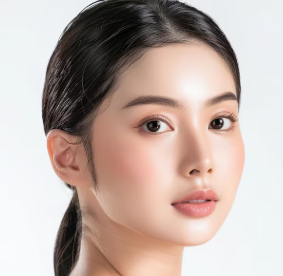
#> input picture scratch-backend/ai-service/real_eval_images/skinface1.png, 283 x 276 px; its folder holds only this picture in this run
$ python real_image_eval.py   (older library calls are emulated)
#> lines starting #> are read from the running program, lines starting #| are printed output that depends on the picture; after the words box and inside, x2 and y2 are one past the last pixel; in counts of white or black regions, pixels touching at a corner belong together
### scratch-backend/ai-service/concern_detection_eval.py
"""
Concern Detection Evaluation — Precision / Recall / F1 + Threshold Sensitivity
================================================================================
Methodology: Controlled Synthetic Stimuli with Known Ground Truth

Each concern is tested with N_POS positive and N_NEG negative images.
Images are synthetically constructed so that the exact LAB / Laplacian / HSV
properties that trigger each threshold are known precisely.

This is a standard "controlled stimuli" evaluation used in computer vision
algorithm validation when labelled real-world data is unavailable.

Outputs:
  eval_results/concern_detection_eval.csv              — per-case detail
  eval_results/concern_detection_eval_summary.json     — P/R/F1 + threshold sweep
  eval_results/figures/confusion_matrix.png
  eval_results/figures/prf1_bar.png
  eval_results/figures/threshold_sensitivity.png

Run:
  PYTHONIOENCODING=utf-8 /c/Python313/python.exe concern_detection_eval.py
"""

import sys, os, cv2, json, csv
import numpy as np
import matplotlib
matplotlib.use("Agg")           # headless — no display needed
import matplotlib.pyplot as plt
import matplotlib.patches as mpatches
from datetime import datetime

# ── Configuration ──────────────────────────────────────────────────────────────
W, H   = 640, 480
N_POS  = 50     # positive samples per concern class
N_NEG  = 50     # negative samples per concern class
OUT_DIR     = os.path.join(os.path.dirname(__file__), "eval_results")
FIGURES_DIR = os.path.join(OUT_DIR, "figures")

# Thresholds — identical to skin_analyzer.py _detect_concerns()
THR_ACNE_STD   = 10
THR_RED_MEAN   = 145
THR_DARK_DELTA = 15
THR_PORES_LAP  = 700
THR_OILY_V     = 200
THR_OILY_RATIO = 0.10

CONCERN_LABELS = [
    "Acne/Blemishes",
    "Sensitive/Redness",
    "Dark Circles",
    "Visible Pores",
    "Oily Skin",
]

# ── Mock landmarks ─────────────────────────────────────────────────────────────
POSITIONS = {
    116: (0.25, 0.48), 117: (0.27, 0.54), 118: (0.25, 0.60),
    100: (0.27, 0.65), 123: (0.30, 0.67), 147: (0.34, 0.67),
    213: (0.36, 0.60), 192: (0.32, 0.50),
    345: (0.75, 0.48), 346: (0.73, 0.54), 347: (0.75, 0.60),
    329: (0.73, 0.65), 352: (0.70, 0.67), 376: (0.66, 0.67),
    433: (0.64, 0.60), 416: (0.68, 0.50),
    226: (0.30, 0.38),  31: (0.32, 0.40), 228: (0.34, 0.39),
    229: (0.36, 0.38), 230: (0.38, 0.37), 231: (0.40, 0.38),
    232: (0.42, 0.39), 233: (0.44, 0.40), 244: (0.46, 0.38),
    446: (0.70, 0.38), 261: (0.68, 0.40), 448: (0.66, 0.39),
    449: (0.64, 0.38), 450: (0.62, 0.37), 451: (0.60, 0.38),
    452: (0.58, 0.39), 453: (0.56, 0.40), 464: (0.54, 0.38),
    10:  (0.50, 0.20), 109: (0.40, 0.25), 338: (0.60, 0.25), 9: (0.50, 0.22),
}
FOREHEAD_ROI_INDICES = [10, 109, 338, 9]


class _Lm:
    __slots__ = ("x", "y")
    def __init__(self, x, y): self.x, self.y = x, y


def make_landmarks(n=478):
    lms = [_Lm(0.5, 0.5) for _ in range(n)]
    for idx, (x, y) in POSITIONS.items():
        lms[idx] = _Lm(x, y)
    return lms


LANDMARKS = make_landmarks()


def px(idx):
    lm = LANDMARKS[idx]
    return int(lm.x * W), int(lm.y * H)


# ── Precomputed region masks ───────────────────────────────────────────────────

def _cheek_mask():
    lc = np.array([px(i) for i in [116,117,118,100,123,147,213,192]], np.int32)
    rc = np.array([px(i) for i in [345,346,347,329,352,376,433,416]], np.int32)
    m  = np.zeros((H, W), np.uint8)
    cv2.fillPoly(m, [lc, rc], 255)
    return m

def _eye_mask():
    el = np.array([px(i) for i in [226,31,228,229,230,231,232,233,244]], np.int32)
    er = np.array([px(i) for i in [446,261,448,449,450,451,452,453,464]], np.int32)
    m  = np.zeros((H, W), np.uint8)
    cv2.fillPoly(m, [el, er], 255)
    return m

def _forehead_center():
    coords = [px(i) for i in FOREHEAD_ROI_INDICES]
    cx = int(sum(c[0] for c in coords) / len(coords))
    cy = int(sum(c[1] for c in coords) / len(coords))
    return cx, cy


CHEEK_MASK     = _cheek_mask()
#> in _cheek_mask, `cv2.fillPoly(m, [lc, rc], 255)`:
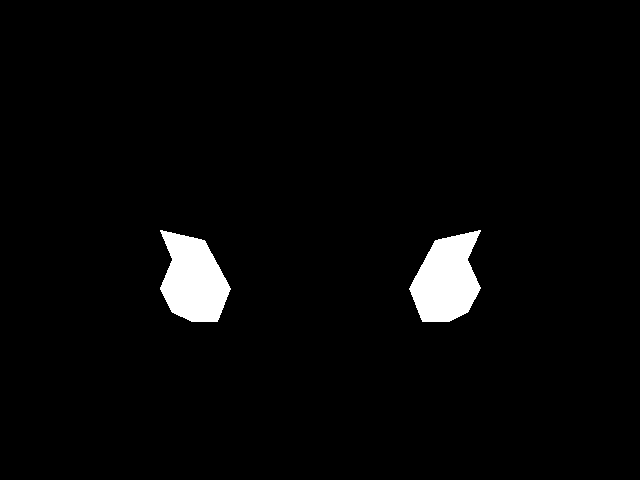
#> m: shape (480, 640); 2.9% white; 2 white regions, box (x1, y1, x2, y2) and area: (409, 230, 481, 322) 4530, (160, 230, 231, 322) 4494
EYE_MASK       = _eye_mask()
#> in _eye_mask, `cv2.fillPoly(m, [el, er], 255)`:
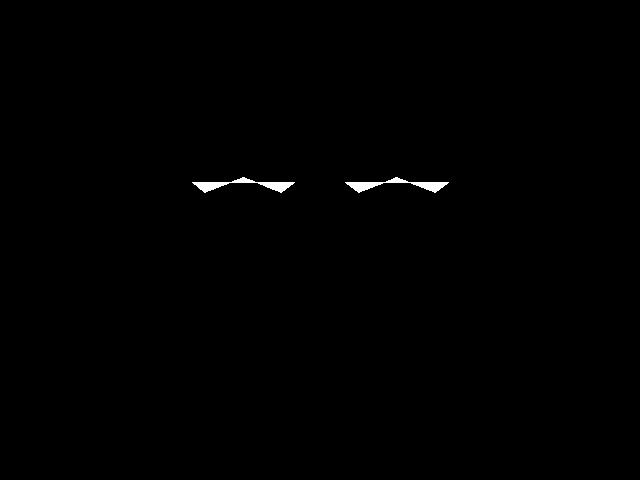
#> m: shape (480, 640); 0.36% white; 2 white regions, box (x1, y1, x2, y2) and area: (345, 177, 449, 193) 556, (192, 177, 295, 193) 549
FH_CX, FH_CY   = _forehead_center()
FH_Y1, FH_Y2   = max(0, FH_CY-30), min(H, FH_CY+30)
FH_X1, FH_X2   = max(0, FH_CX-30), min(W, FH_CX+30)


# ── Feature extraction (raw values, threshold-agnostic) ───────────────────────

def extract_features(image: np.ndarray) -> dict:
    """Extract raw discriminant features — same computation as skin_analyzer.py."""
    cheeks_bgr  = cv2.bitwise_and(image, image, mask=CHEEK_MASK)
    cheeks_lab  = cv2.cvtColor(cheeks_bgr, cv2.COLOR_BGR2Lab)
    l_c, a_c, _ = cv2.split(cheeks_lab)

    valid_a      = a_c[CHEEK_MASK > 0]
    a_std        = float(np.std(valid_a))  if len(valid_a) > 0 else 0.0
    a_mean       = float(np.mean(valid_a)) if len(valid_a) > 0 else 0.0

    lab_full     = cv2.cvtColor(image, cv2.COLOR_BGR2Lab)
    mean_eye_L   = float(cv2.mean(lab_full[:, :, 0], mask=EYE_MASK)[0])
    mean_cheek_L = float(cv2.mean(l_c, mask=CHEEK_MASK)[0])
    dark_delta   = mean_cheek_L - mean_eye_L

    cheeks_gray  = cv2.cvtColor(cheeks_bgr, cv2.COLOR_BGR2GRAY)
    lap_var      = float(cv2.Laplacian(cheeks_gray, cv2.CV_64F).var())

    fh_patch     = image[FH_Y1:FH_Y2, FH_X1:FH_X2]
    v_fh         = cv2.split(cv2.cvtColor(fh_patch, cv2.COLOR_BGR2HSV))[2]
    oily_ratio   = float(np.count_nonzero(v_fh > THR_OILY_V) / v_fh.size)

    return {
        "a_std":       a_std,
        "a_mean":      a_mean,
        "dark_delta":  dark_delta,
        "lap_var":     lap_var,
        "oily_ratio":  oily_ratio,
    }


def classify_from_features(feats: dict,
                             acne_std_thr=THR_ACNE_STD,
                             red_mean_thr=THR_RED_MEAN,
                             dark_thr=THR_DARK_DELTA,
                             pores_thr=THR_PORES_LAP,
                             oily_thr=THR_OILY_RATIO) -> list:
    concerns = []
    if feats["a_std"] > acne_std_thr:
        concerns.append("Acne/Blemishes")
    elif feats["a_mean"] > red_mean_thr:
        concerns.append("Sensitive/Redness")
    if feats["dark_delta"] > dark_thr:
        concerns.append("Dark Circles")
    if feats["lap_var"] > pores_thr:
        concerns.append("Visible Pores")
    if feats["oily_ratio"] > oily_thr:
        concerns.append("Oily Skin")
    return concerns


# ── Image synthesis ────────────────────────────────────────────────────────────
BASE_BGR = np.array([165, 150, 180], dtype=np.uint8)   # neutral medium skin tone


def _base():
    return np.full((H, W, 3), BASE_BGR, dtype=np.uint8)


# [134 lines left out: functions _set_cheek_lab, _set_eye_lab, _add_lum_noise, _paint_forehead, _paint_forehead_dim, gen_acne and 5 more, not called in this run]


# ── Threshold sensitivity sweep ────────────────────────────────────────────────

SWEEP_CONFIGS = {
    "Acne/Blemishes": {
        "feature": "a_std",
        "thresholds": np.arange(3, 25, 0.5),
        "nominal": THR_ACNE_STD,
        "xlabel": "a* std threshold",
    },
    "Sensitive/Redness": {
        "feature": "a_mean",
        "thresholds": np.arange(125, 165, 1.0),
        "nominal": THR_RED_MEAN,
        "xlabel": "a* mean threshold",
    },
    "Dark Circles": {
        "feature": "dark_delta",
        "thresholds": np.arange(5, 35, 0.5),
        "nominal": THR_DARK_DELTA,
        "xlabel": "cheek_L - eye_L threshold",
    },
    "Visible Pores": {
        "feature": "lap_var",
        "thresholds": np.arange(200, 1400, 20),
        "nominal": THR_PORES_LAP,
        "xlabel": "Laplacian variance threshold",
    },
    "Oily Skin": {
        "feature": "oily_ratio",
        "thresholds": np.arange(0.02, 0.30, 0.005),
        "nominal": THR_OILY_RATIO,
        "xlabel": "V>200 pixel ratio threshold",
    },
}


# [25 lines left out: function threshold_sweep, not called in this run]


# ── Visualization ──────────────────────────────────────────────────────────────

COLORS = {
    "Acne/Blemishes":    "#E57373",
    "Sensitive/Redness": "#FF8A65",
    "Dark Circles":      "#7986CB",
    "Visible Pores":     "#4DB6AC",
    "Oily Skin":         "#FFD54F",
}


# [271 lines left out: functions plot_confusion_matrix, plot_prf1_bar, plot_threshold_sensitivity, run_evaluation, not called in this run]


# [2 lines that do not run on import are left out]

### scratch-backend/ai-service/real_image_eval.py
"""
Real-Image Concern Detection Evaluation
=========================================
Companion to concern_detection_eval.py.

Usage — 2 steps:

  STEP 1: Collect face images (JPEG/PNG) into a folder, e.g. real_eval_images/
          You can use the AI service's /analyze endpoint to process them,
          or point this script at the folder directly.

  STEP 2: Run this script — it processes each image through the concern
          detection algorithm and opens an interactive labelling prompt so
          you can enter the ground-truth labels manually.

          PYTHONIOENCODING=utf-8 /c/Python313/python.exe real_image_eval.py \
              --images real_eval_images/ \
              --labels real_eval_labels.csv   # optional: resume from previous run

  Output:
    eval_results/real_image_eval.csv
    eval_results/real_image_eval_summary.json
    eval_results/figures/real_prf1_bar.png  (if >= 5 images per class)

Labelling guide (enter comma-separated numbers or leave blank for None):
  1 = Acne/Blemishes
  2 = Sensitive/Redness
  3 = Dark Circles
  4 = Visible Pores
  5 = Oily Skin
  e.g. "1,4" means Acne and Visible Pores visible in this photo

Note: This is a minimum-viable labelling tool for a pilot study.
For clinical-grade validation, use consensus labels from >= 2 annotators.
"""

import sys, os, cv2, json, csv, argparse
import numpy as np
from datetime import datetime

# ── Import concern detection from concern_detection_eval (same logic) ──────────
# Add current directory to path
sys.path.insert(0, os.path.dirname(__file__))
from concern_detection_eval import (
    extract_features, classify_from_features,
    CONCERN_LABELS, metrics, OUT_DIR, FIGURES_DIR,
    N_POS, N_NEG
)

LABEL_MAP = {
    "1": "Acne/Blemishes",
    "2": "Sensitive/Redness",
    "3": "Dark Circles",
    "4": "Visible Pores",
    "5": "Oily Skin",
}


def load_image(path: str):
    img = cv2.imread(path)
    if img is None:
        return None
    # Resize to 640x480 to match expected face proportions
    return cv2.resize(img, (640, 480))


def get_ground_truth_interactive(img_path: str) -> list[str]:
    print(f"\n  Image: {os.path.basename(img_path)}")
    print("  Which concerns are VISIBLY PRESENT in this face photo?")
    print("  1=Acne/Blemishes  2=Sensitive/Redness  3=Dark Circles")
    print("  4=Visible Pores   5=Oily Skin")
    raw = input("  Enter numbers (comma-separated) or leave blank for None: ").strip()
    if not raw:
        return []
    concerns = []
    for token in raw.split(","):
        token = token.strip()
        if token in LABEL_MAP:
            concerns.append(LABEL_MAP[token])
        elif token:
            print(f"  Ignored unknown label: {token}")
    return concerns


# [7 lines left out: function load_existing_labels, not called in this run]


def run_real_eval(image_dir: str, labels_csv: str = None):
    os.makedirs(OUT_DIR, exist_ok=True)
    os.makedirs(FIGURES_DIR, exist_ok=True)

    if not os.path.isdir(image_dir):
        print(f"ERROR: {image_dir} is not a directory.")
        sys.exit(1)

    exts      = {".jpg", ".jpeg", ".png", ".bmp", ".webp"}
    img_paths = sorted(
        p for p in (os.path.join(image_dir, f) for f in os.listdir(image_dir))
        if os.path.splitext(p)[1].lower() in exts
    )

    if not img_paths:
        print(f"No images found in {image_dir}.")
        sys.exit(1)

    print(f"\nFound {len(img_paths)} images in {image_dir}.")
    print("==========================================================")
    print("  LABELLING GUIDE")
    print("  For each image, review it and enter which concerns you")
    print("  can see. Press Ctrl+C to stop and save partial results.")
    print("==========================================================")

    existing = load_existing_labels(labels_csv) if labels_csv else {}
    rows     = []

    try:
        for img_path in img_paths:
            fname = os.path.basename(img_path)
            img   = load_image(img_path)
#> in load_image, img is the input picture: shape (276, 283, 3); mean B, G, R 168.2, 175.1, 192.2
#> in load_image, `return cv2.resize(img, (640, 480))`:
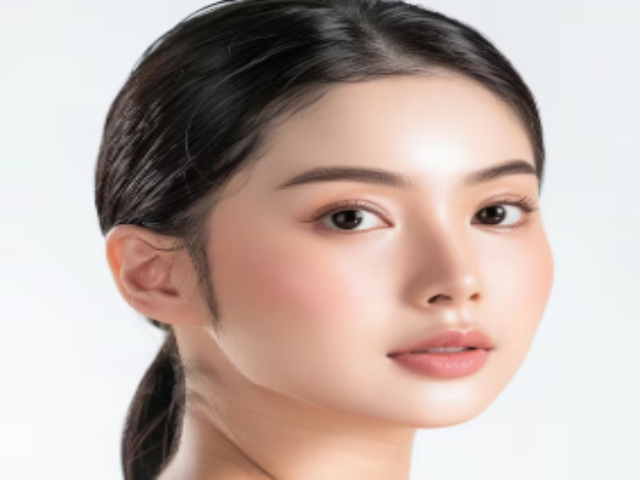
#> returned value: shape (480, 640, 3); mean of channels 0, 1, 2 168.1, 175, 192.1; drawn as B, G, R
            if img is None:
                print(f"  SKIP (cannot read): {fname}")
                continue

            feats = extract_features(img)
#> in extract_features, `l_c, a_c, _ = cv2.split(cheeks_lab)`:
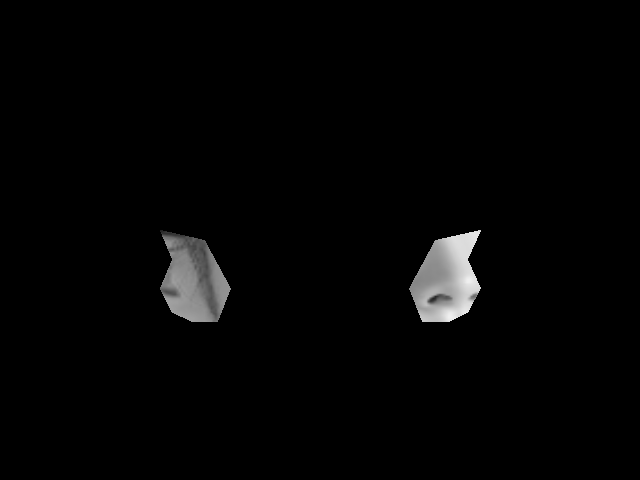
#> l_c: shape (480, 640); min 0, max 239, mean 4.4
#> in extract_features, `l_c, a_c, _ = cv2.split(cheeks_lab)`:
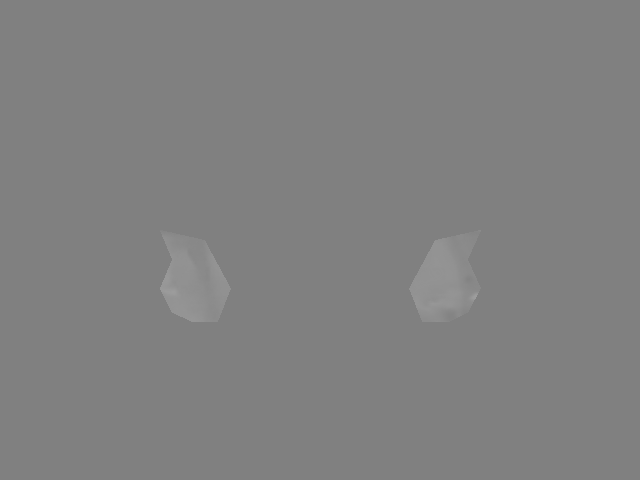
#> a_c: shape (480, 640); min 128, max 157, mean 128.4
#> in extract_features, `valid_a      = a_c[CHEEK_MASK > 0]`: valid_a = 9024 values, max 157 at index 6542, min 131 at index 4114, mean 143.1
#> in extract_features, `a_std        = float(np.std(valid_a))  if len(valid_a) > 0 else 0.0`: a_std = 4.21
#> in extract_features, `a_mean       = float(np.mean(valid_a)) if len(valid_a) > 0 else 0.0`: a_mean = 143.1
#> in extract_features, `mean_eye_L   = float(cv2.mean(lab_full[:, :, 0], mask=EYE_MASK)[0])`: mean_eye_L = 145.6
#> in extract_features, `mean_cheek_L = float(cv2.mean(l_c, mask=CHEEK_MASK)[0])`: mean_cheek_L = 151
#> in extract_features, `dark_delta   = mean_cheek_L - mean_eye_L`: dark_delta = 5.44
#> in extract_features, `lap_var      = float(cv2.Laplacian(cheeks_gray, cv2.CV_64F).var())`: lap_var = 184.9
#> in extract_features, `fh_patch     = image[FH_Y1:FH_Y2, FH_X1:FH_X2]`:
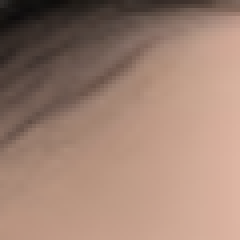
#> fh_patch: shape (60, 60, 3) (shown 4 times larger); mean of channels 0, 1, 2 114, 128.9, 158.1; drawn as B, G, R
#> in extract_features, `v_fh         = cv2.split(cv2.cvtColor(fh_patch, cv2.COLOR_BGR2HSV))[2]`:
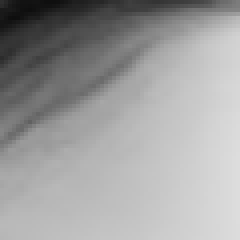
#> v_fh: shape (60, 60) (shown 4 times larger); min 14, max 221, mean 158.1
#> in extract_features, `oily_ratio   = float(np.count_nonzero(v_fh > THR_OILY_V) / v_fh.size)`: oily_ratio = 0.202
#> feats = {'a_std': 4.21, 'a_mean': 143.1, 'dark_delta': 5.44, 'lap_var': 184.9, 'oily_ratio': 0.202}
            preds = classify_from_features(feats)
#> preds = ['Oily Skin']

            # Check if already labelled
            if fname in existing:
                gt_str = existing[fname].get("ground_truth_labels", "")
                gt = [x.strip() for x in gt_str.split("|") if x.strip()] if gt_str else []
                print(f"  {fname}: resuming from saved label ({gt or 'None'})")
            else:
                gt = get_ground_truth_interactive(img_path)

            rows.append({
                "filename":           fname,
                "ground_truth_labels": "|".join(gt) if gt else "None",
                "predicted_labels":    "|".join(preds) if preds else "None",
                "a_std":     round(feats["a_std"], 3),
                "a_mean":    round(feats["a_mean"], 3),
                "dark_delta": round(feats["dark_delta"], 3),
                "lap_var":   round(feats["lap_var"], 1),
                "oily_ratio": round(feats["oily_ratio"], 4),
            })

    except KeyboardInterrupt:
        print("\n\nStopped early — saving partial results...")

    if not rows:
        print("No images processed.")
        return

    # ── Save raw annotations CSV ───────────────────────────────────────────────
    csv_out = os.path.join(OUT_DIR, "real_image_eval.csv")
    with open(csv_out, "w", newline="", encoding="utf-8") as f:
        writer = csv.DictWriter(f, fieldnames=list(rows[0].keys()))
        writer.writeheader(); writer.writerows(rows)
    print(f"\nAnnotations saved: {csv_out}")

    # ── Compute per-concern P/R/F1 ─────────────────────────────────────────────
    confusion = {c: {"tp":0,"fp":0,"fn":0,"tn":0} for c in CONCERN_LABELS}
    for row in rows:
        gt_set   = set(row["ground_truth_labels"].split("|")) - {"None"}
        pred_set = set(row["predicted_labels"].split("|"))    - {"None"}
        for concern in CONCERN_LABELS:
            gt_pos   = concern in gt_set
            pred_pos = concern in pred_set
            if   gt_pos and pred_pos:      confusion[concern]["tp"] += 1
            elif not gt_pos and pred_pos:  confusion[concern]["fp"] += 1
            elif gt_pos and not pred_pos:  confusion[concern]["fn"] += 1
            else:                          confusion[concern]["tn"] += 1

    class_results = {}
    macro_P = macro_R = macro_F1 = 0.0
    print(f"\n{'Concern':<22} {'P':>6} {'R':>6} {'F1':>6} | TP FP FN TN")
    print("-" * 60)
    for concern in CONCERN_LABELS:
        c = confusion[concern]
        P, R, F1, Acc = metrics(c["tp"], c["fp"], c["fn"], c["tn"])
        macro_P += P; macro_R += R; macro_F1 += F1
        class_results[concern] = {
            "precision": round(P,4), "recall": round(R,4),
            "f1": round(F1,4), "accuracy": round(Acc,4), **c
        }
        print(f"{concern:<22} {P:>6.3f} {R:>6.3f} {F1:>6.3f} |"
              f" {c['tp']:>2} {c['fp']:>2} {c['fn']:>2} {c['tn']:>2}")
    n_cls = len(CONCERN_LABELS)
    macro_P /= n_cls; macro_R /= n_cls; macro_F1 /= n_cls
    print("-" * 60)
    print(f"{'Macro Average':<22} {macro_P:>6.3f} {macro_R:>6.3f} {macro_F1:>6.3f}")

    # ── Save JSON ──────────────────────────────────────────────────────────────
    summary = {
        "evaluation":  "concern_detection_real_images",
        "date":         datetime.now().isoformat(),
        "n_images":     len(rows),
        "image_dir":    image_dir,
        "class_results": class_results,
        "macro_average": {
            "precision": round(macro_P,4),
            "recall":    round(macro_R,4),
            "f1":        round(macro_F1,4),
        },
        "note": (
            "Manual single-annotator labels. For academic reporting, disclose "
            "annotator expertise (self/peer, not dermatologist) and consider "
            "inter-annotator agreement (Cohen's kappa) if multiple raters used."
        ),
    }
    json_out = os.path.join(OUT_DIR, "real_image_eval_summary.json")
    with open(json_out, "w", encoding="utf-8") as f:
        json.dump(summary, f, indent=2, ensure_ascii=False)
    print(f"\nSummary JSON: {json_out}")

    # ── Bar chart (only if enough data) ───────────────────────────────────────
    min_support = min(
        c["tp"] + c["fn"] for c in confusion.values()
    )
    if min_support >= 3:
        try:
            import matplotlib
            matplotlib.use("Agg")
            import matplotlib.pyplot as plt
            x  = np.arange(len(CONCERN_LABELS))
            w  = 0.25
            fig, ax = plt.subplots(figsize=(11, 5))
            ax.bar(x-w, [class_results[c]["precision"] for c in CONCERN_LABELS], w, label="P", color="#5C85D6", alpha=0.85)
            ax.bar(x,   [class_results[c]["recall"]    for c in CONCERN_LABELS], w, label="R", color="#5CAD8E", alpha=0.85)
            ax.bar(x+w, [class_results[c]["f1"]        for c in CONCERN_LABELS], w, label="F1",color="#D6775C", alpha=0.85)
            ax.set_xticks(x); ax.set_xticklabels(CONCERN_LABELS, rotation=15, ha="right")
            ax.set_ylim(0, 1.15); ax.set_ylabel("Score")
            ax.set_title(f"Real-Image Evaluation — P/R/F1 per Concern\n(n={len(rows)} images, manual single-annotator labels)")
            ax.legend(); plt.tight_layout()
            fig_path = os.path.join(FIGURES_DIR, "real_prf1_bar.png")
            plt.savefig(fig_path, dpi=150, bbox_inches="tight"); plt.close()
            print(f"Bar chart: {fig_path}")
        except Exception as e:
            print(f"(Figure skipped: {e})")
    else:
        print(f"(Bar chart skipped: min positive support = {min_support} < 3)")


if __name__ == "__main__":
    parser = argparse.ArgumentParser(description="Real-image concern detection eval")
    parser.add_argument("--images", default="real_eval_images",
                        help="Directory containing face JPEG/PNG images")
    parser.add_argument("--labels", default=None,
                        help="Existing labels CSV to resume from")
    args = parser.parse_args()
#> (the run stopped early here; a loop or call above may not have finished)
